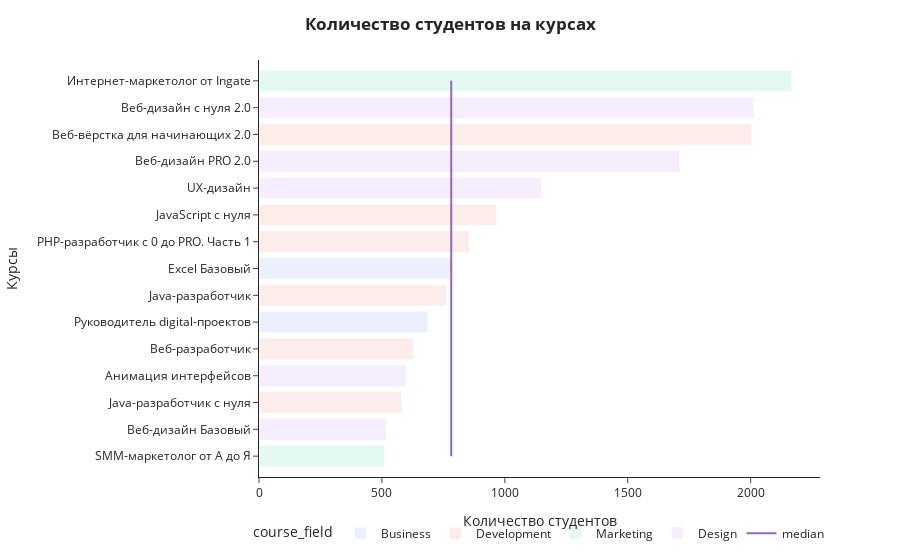

The notebook cell saved with this chart:
### Code cell
import plotly.graph_objs as go
fig2 = px.bar(count_students, x=count_students['student_id'], y=count_students['course_title'],
              color=count_students['course_field'])
fig2.update_layout(legend_orientation='h', legend=dict(x=.5, xanchor='center'),
                   title={'text': '<b>Количество студентов на курсах</b>',
                          'x': 0.5,
                          'xanchor': 'center'},
                   xaxis_title='Количество студентов',
                   yaxis_title='Курсы',
                   template='simple_white')
fig2.update_yaxes(categoryorder='total ascending')
fig2.update_traces(opacity=0.4)

fig2.add_traces(go.Scatter(x=[median_count]*count_students.shape[0], y=count_students['course_title'], mode='lines',
                           name='median'))
fig2.show()

### Figure 1 — Plotly figure (JSON) as saved in the notebook; plotly's stock layout.template omitted (floating-point values rounded to 4 significant figures)
{"data": [{"alignmentgroup": "True", "hovertemplate": "course_field=Business<br>student_id=%{x}<br>course_title=%{y}<extra></extra>", "legendgroup": "Business", "marker": {"color": "#636efa"}, "name": "Business", "offsetgroup": "Business", "opacity": 0.1, "orientation": "h", "showlegend": true, "textposition": "auto", "type": "bar", "x": [782, 685], "xaxis": "x", "y": ["Excel Базовый", "Руководитель digital-проектов"], "yaxis": "y"}, {"alignmentgroup": "True", "hovertemplate": "course_field=Development<br>student_id=%{x}<br>course_title=%{y}<extra></extra>", "legendgroup": "Development", "marker": {"color": "#EF553B"}, "name": "Development", "offsetgroup": "Development", "opacity": 0.1, "orientation": "h", "showlegend": true, "textposition": "auto", "type": "bar", "x": [763, 581, 966, 854, 2004, 628], "xaxis": "x", "y": ["Java-разработчик", "Java-разработчик c нуля", "JavaScript с нуля", "PHP-разработчик с 0 до PRO. Часть 1", "Веб-вёрстка для начинающих 2.0", "Веб-разработчик"], "yaxis": "y"}, {"alignmentgroup": "True", "hovertemplate": "course_field=Marketing<br>student_id=%{x}<br>course_title=%{y}<extra></extra>", "legendgroup": "Marketing", "marker": {"color": "#00cc96"}, "name": "Marketing", "offsetgroup": "Marketing", "opacity": 0.1, "orientation": "h", "showlegend": true, "textposition": "auto", "type": "bar", "x": [511, 2168], "xaxis": "x", "y": ["SMM-маркетолог от А до Я", "Интернет-маркетолог от Ingate"], "yaxis": "y"}, {"alignmentgroup": "True", "hovertemplate": "course_field=Design<br>student_id=%{x}<br>course_title=%{y}<extra></extra>", "legendgroup": "Design", "marker": {"color": "#ab63fa"}, "name": "Design", "offsetgroup": "Design", "opacity": 0.1, "orientation": "h", "showlegend": true, "textposition": "auto", "type": "bar", "x": [1151, 598, 1711, 518, 2014], "xaxis": "x", "y": ["UX-дизайн", "Анимация интерфейсов", "Веб-дизайн PRO 2.0", "Веб-дизайн Базовый", "Веб-дизайн с нуля 2.0"], "yaxis": "y"}, {"mode": "lines", "name": "median", "type": "scatter", "x": [782, 782, 782, 782, 782, 782, 782, 782, 782, 782, 782, 782, 782, 782, 782], "y": ["Excel Базовый", "Java-разработчик", "Java-разработчик c нуля", "JavaScript с нуля", "PHP-разработчик с 0 до PRO. Часть 1", "SMM-маркетолог от А до Я", "UX-дизайн", "Анимация интерфейсов", "Веб-вёрстка для начинающих 2.0", "Веб-дизайн PRO 2.0", "Веб-дизайн Базовый", "Веб-дизайн с нуля 2.0", "Веб-разработчик", "Интернет-маркетолог от Ingate", "Руководитель digital-проектов"]}], "layout": {"barmode": "relative", "legend": {"orientation": "h", "title": {"text": "course_field"}, "tracegroupgap": 0, "x": 0.5, "xanchor": "center"}, "margin": {"t": 60}, "title": {"text": "<b>Количество студентов на курсах</b>", "x": 0.5, "xanchor": "center"}, "xaxis": {"anchor": "y", "domain": [0, 1], "title": {"text": "Количество студентов"}}, "yaxis": {"anchor": "x", "categoryorder": "total ascending", "domain": [0, 1], "title": {"text": "Курсы"}}}}
